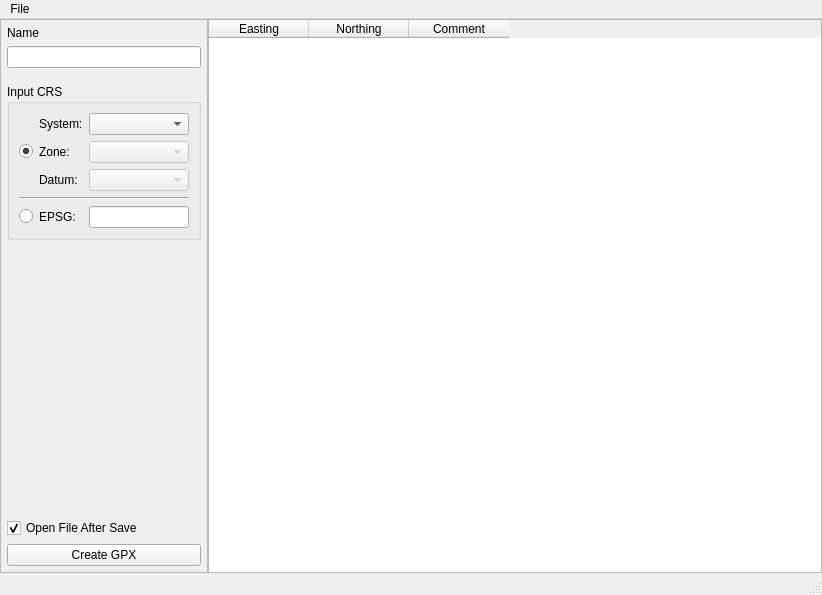
<?xml version="1.0" encoding="UTF-8"?>
<ui version="4.0">
 <class>GPXCreator</class>
 <widget class="QMainWindow" name="GPXCreator">
  <property name="geometry">
   <rect>
    <x>0</x>
    <y>0</y>
    <width>822</width>
    <height>595</height>
   </rect>
  </property>
  <property name="windowTitle">
   <string>MainWindow</string>
  </property>
  <widget class="QWidget" name="centralwidget">
   <layout class="QGridLayout" name="gridLayout">
    <property name="leftMargin">
     <number>0</number>
    </property>
    <property name="topMargin">
     <number>0</number>
    </property>
    <property name="rightMargin">
     <number>0</number>
    </property>
    <property name="bottomMargin">
     <number>0</number>
    </property>
    <property name="spacing">
     <number>0</number>
    </property>
    <item row="0" column="0">
     <widget class="QFrame" name="frame">
      <property name="frameShape">
       <enum>QFrame::StyledPanel</enum>
      </property>
      <property name="frameShadow">
       <enum>QFrame::Plain</enum>
      </property>
      <layout class="QVBoxLayout" name="verticalLayout">
       <property name="leftMargin">
        <number>6</number>
       </property>
       <property name="topMargin">
        <number>6</number>
       </property>
       <property name="rightMargin">
        <number>6</number>
       </property>
       <property name="bottomMargin">
        <number>6</number>
       </property>
       <item>
        <widget class="QLabel" name="label_4">
         <property name="text">
          <string>Name</string>
         </property>
        </widget>
       </item>
       <item>
        <widget class="QLineEdit" name="name_edit">
         <property name="sizePolicy">
          <sizepolicy hsizetype="Preferred" vsizetype="Fixed">
           <horstretch>0</horstretch>
           <verstretch>0</verstretch>
          </sizepolicy>
         </property>
        </widget>
       </item>
       <item>
        <spacer name="verticalSpacer_2">
         <property name="orientation">
          <enum>Qt::Vertical</enum>
         </property>
         <property name="sizeType">
          <enum>QSizePolicy::Fixed</enum>
         </property>
         <property name="sizeHint" stdset="0">
          <size>
           <width>20</width>
           <height>10</height>
          </size>
         </property>
        </spacer>
       </item>
       <item>
        <widget class="QGroupBox" name="groupBox">
         <property name="title">
          <string>Input CRS</string>
         </property>
         <layout class="QGridLayout" name="gridLayout_2">
          <item row="1" column="2">
           <widget class="QComboBox" name="gps_system_cbox">
            <property name="minimumSize">
             <size>
              <width>80</width>
              <height>0</height>
             </size>
            </property>
           </widget>
          </item>
          <item row="3" column="2">
           <widget class="QComboBox" name="gps_zone_cbox">
            <property name="enabled">
             <bool>false</bool>
            </property>
            <property name="minimumSize">
             <size>
              <width>80</width>
              <height>0</height>
             </size>
            </property>
           </widget>
          </item>
          <item row="4" column="2">
           <widget class="QComboBox" name="gps_datum_cbox">
            <property name="enabled">
             <bool>false</bool>
            </property>
            <property name="minimumSize">
             <size>
              <width>80</width>
              <height>0</height>
             </size>
            </property>
           </widget>
          </item>
          <item row="1" column="1">
           <widget class="QLabel" name="label">
            <property name="sizePolicy">
             <sizepolicy hsizetype="Preferred" vsizetype="Maximum">
              <horstretch>0</horstretch>
              <verstretch>0</verstretch>
             </sizepolicy>
            </property>
            <property name="text">
             <string>System:</string>
            </property>
           </widget>
          </item>
          <item row="3" column="1">
           <widget class="QLabel" name="zone_number_label">
            <property name="enabled">
             <bool>true</bool>
            </property>
            <property name="text">
             <string>Zone:</string>
            </property>
           </widget>
          </item>
          <item row="4" column="1">
           <widget class="QLabel" name="label_2">
            <property name="text">
             <string>Datum:</string>
            </property>
           </widget>
          </item>
          <item row="6" column="2">
           <widget class="QLineEdit" name="epsg_edit">
            <property name="sizePolicy">
             <sizepolicy hsizetype="Maximum" vsizetype="Fixed">
              <horstretch>0</horstretch>
              <verstretch>0</verstretch>
             </sizepolicy>
            </property>
            <property name="maximumSize">
             <size>
              <width>100</width>
              <height>16777215</height>
             </size>
            </property>
           </widget>
          </item>
          <item row="6" column="0">
           <widget class="QRadioButton" name="epsg_rbtn">
            <property name="text">
             <string/>
            </property>
           </widget>
          </item>
          <item row="6" column="1">
           <widget class="QLabel" name="label_3">
            <property name="text">
             <string>EPSG:</string>
            </property>
           </widget>
          </item>
          <item row="3" column="0">
           <widget class="QRadioButton" name="crs_rbtn">
            <property name="text">
             <string/>
            </property>
            <property name="checked">
             <bool>true</bool>
            </property>
           </widget>
          </item>
          <item row="5" column="0" colspan="3">
           <widget class="Line" name="line">
            <property name="orientation">
             <enum>Qt::Horizontal</enum>
            </property>
           </widget>
          </item>
         </layout>
        </widget>
       </item>
       <item>
        <spacer name="verticalSpacer">
         <property name="orientation">
          <enum>Qt::Vertical</enum>
         </property>
         <property name="sizeHint" stdset="0">
          <size>
           <width>20</width>
           <height>40</height>
          </size>
         </property>
        </spacer>
       </item>
       <item>
        <widget class="QCheckBox" name="open_file_cbox">
         <property name="text">
          <string>Open File After Save</string>
         </property>
         <property name="checked">
          <bool>true</bool>
         </property>
        </widget>
       </item>
       <item>
        <widget class="QPushButton" name="export_gpx_btn">
         <property name="text">
          <string>Create GPX</string>
         </property>
         <property name="checkable">
          <bool>false</bool>
         </property>
         <property name="checked">
          <bool>false</bool>
         </property>
        </widget>
       </item>
      </layout>
     </widget>
    </item>
    <item row="0" column="1">
     <widget class="QTableWidget" name="table">
      <property name="frameShape">
       <enum>QFrame::StyledPanel</enum>
      </property>
      <property name="frameShadow">
       <enum>QFrame::Plain</enum>
      </property>
      <property name="alternatingRowColors">
       <bool>false</bool>
      </property>
      <property name="selectionBehavior">
       <enum>QAbstractItemView::SelectRows</enum>
      </property>
      <property name="gridStyle">
       <enum>Qt::SolidLine</enum>
      </property>
      <property name="sortingEnabled">
       <bool>true</bool>
      </property>
      <column>
       <property name="text">
        <string>Easting</string>
       </property>
      </column>
      <column>
       <property name="text">
        <string>Northing</string>
       </property>
      </column>
      <column>
       <property name="text">
        <string>Comment</string>
       </property>
      </column>
     </widget>
    </item>
   </layout>
  </widget>
  <widget class="QMenuBar" name="menubar">
   <property name="geometry">
    <rect>
     <x>0</x>
     <y>0</y>
     <width>822</width>
     <height>21</height>
    </rect>
   </property>
   <widget class="QMenu" name="menuFile">
    <property name="title">
     <string>File</string>
    </property>
    <addaction name="openAction"/>
    <addaction name="exportGPX"/>
    <addaction name="separator"/>
    <addaction name="create_csv_template_action"/>
   </widget>
   <addaction name="menuFile"/>
  </widget>
  <widget class="QStatusBar" name="status_bar">
   <property name="sizeGripEnabled">
    <bool>true</bool>
   </property>
  </widget>
  <action name="openAction">
   <property name="text">
    <string>Open File</string>
   </property>
  </action>
  <action name="exportGPX">
   <property name="text">
    <string>Export GPX</string>
   </property>
  </action>
  <action name="create_csv_template_action">
   <property name="text">
    <string>Create CSV Template</string>
   </property>
  </action>
 </widget>
 <resources/>
 <connections/>
</ui>
